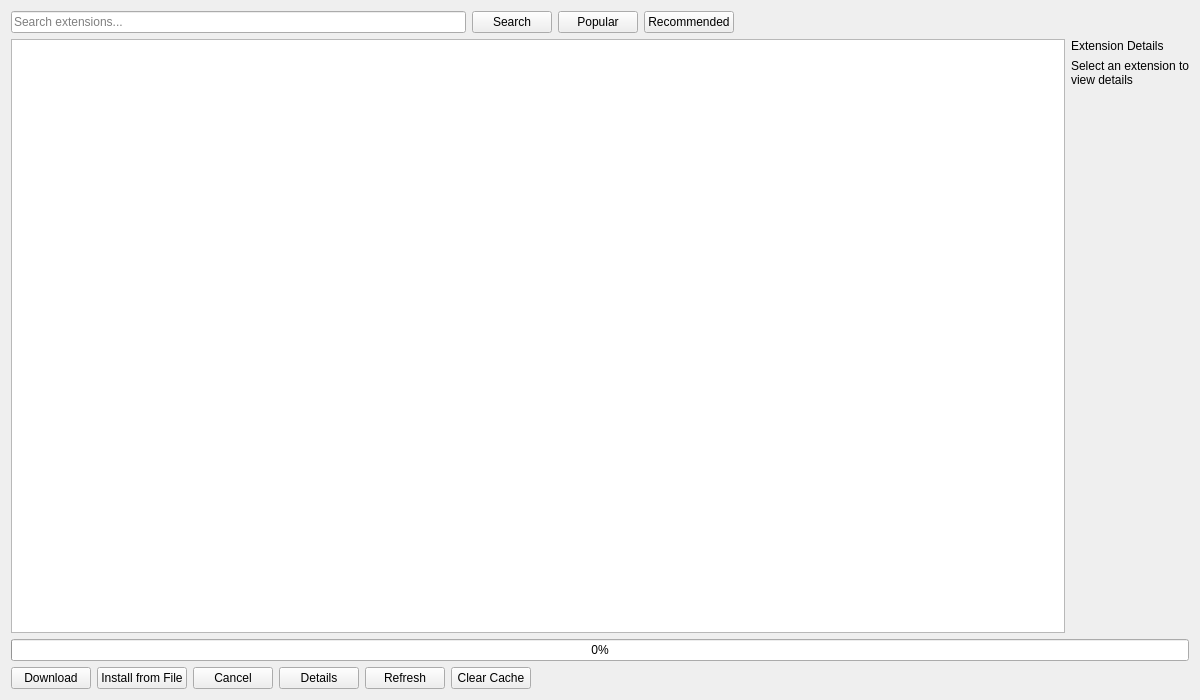
<?xml version="1.0" encoding="UTF-8"?>
<ui version="4.0">
 <class>CFrmExtensionStore</class>
 <widget class="QWidget" name="CFrmExtensionStore">
  <property name="geometry">
   <rect>
    <x>0</x>
    <y>0</y>
    <width>1200</width>
    <height>700</height>
   </rect>
  </property>
  <property name="windowTitle">
   <string>Chrome Extension Store</string>
  </property>
  <layout class="QVBoxLayout" name="verticalLayout">
   <item>
    <layout class="QHBoxLayout" name="horizontalLayout_search">
     <item>
      <widget class="QLineEdit" name="leSearch">
       <property name="placeholderText">
        <string>Search extensions...</string>
       </property>
      </widget>
     </item>
     <item>
      <widget class="QPushButton" name="pbSearch">
       <property name="text">
        <string>Search</string>
       </property>
      </widget>
     </item>
     <item>
      <widget class="QPushButton" name="pbPopular">
       <property name="text">
        <string>Popular</string>
       </property>
      </widget>
     </item>
     <item>
      <widget class="QPushButton" name="pbRecommended">
       <property name="text">
        <string>Recommended</string>
       </property>
      </widget>
     </item>
     <item>
      <spacer name="horizontalSpacer">
       <property name="orientation">
        <enum>Qt::Horizontal</enum>
       </property>
       <property name="sizeHint" stdset="0">
        <size>
         <width>40</width>
         <height>20</height>
        </size>
       </property>
      </spacer>
     </item>
    </layout>
   </item>
   <item>
    <layout class="QHBoxLayout" name="horizontalLayout_main">
     <item>
      <widget class="QTableView" name="tvExtensions">
       <property name="alternatingRowColors">
        <bool>true</bool>
       </property>
      </widget>
     </item>
     <item>
      <layout class="QVBoxLayout" name="verticalLayout_details">
       <item>
        <widget class="QLabel" name="lblExtensionName">
         <property name="text">
          <string>Extension Details</string>
         </property>
         <property name="wordWrap">
          <bool>true</bool>
         </property>
        </widget>
       </item>
       <item>
        <widget class="QLabel" name="lblExtensionDesc">
         <property name="text">
          <string>Select an extension to view details</string>
         </property>
         <property name="wordWrap">
          <bool>true</bool>
         </property>
        </widget>
       </item>
       <item>
        <spacer name="verticalSpacer">
         <property name="orientation">
          <enum>Qt::Vertical</enum>
         </property>
         <property name="sizeHint" stdset="0">
          <size>
           <width>20</width>
           <height>40</height>
          </size>
         </property>
        </spacer>
       </item>
      </layout>
     </item>
    </layout>
   </item>
   <item>
    <widget class="QProgressBar" name="progressDownload">
     <property name="value">
      <number>0</number>
     </property>
    </widget>
   </item>
   <item>
    <layout class="QHBoxLayout" name="horizontalLayout_buttons">
     <item>
      <widget class="QPushButton" name="pbDownload">
       <property name="text">
        <string>Download</string>
       </property>
      </widget>
     </item>
     <item>
      <widget class="QPushButton" name="pbInstall">
       <property name="text">
        <string>Install from File</string>
       </property>
      </widget>
     </item>
     <item>
      <widget class="QPushButton" name="pbCancel">
       <property name="text">
        <string>Cancel</string>
       </property>
      </widget>
     </item>
     <item>
      <widget class="QPushButton" name="pbDetails">
       <property name="text">
        <string>Details</string>
       </property>
      </widget>
     </item>
     <item>
      <widget class="QPushButton" name="pbRefresh">
       <property name="text">
        <string>Refresh</string>
       </property>
      </widget>
     </item>
     <item>
      <widget class="QPushButton" name="pbClearCache">
       <property name="text">
        <string>Clear Cache</string>
       </property>
      </widget>
     </item>
     <item>
      <spacer name="horizontalSpacer_buttons">
       <property name="orientation">
        <enum>Qt::Horizontal</enum>
       </property>
       <property name="sizeHint" stdset="0">
        <size>
         <width>40</width>
         <height>20</height>
        </size>
       </property>
      </spacer>
     </item>
    </layout>
   </item>
  </layout>
 </widget>
 <resources/>
 <connections/>
</ui>
